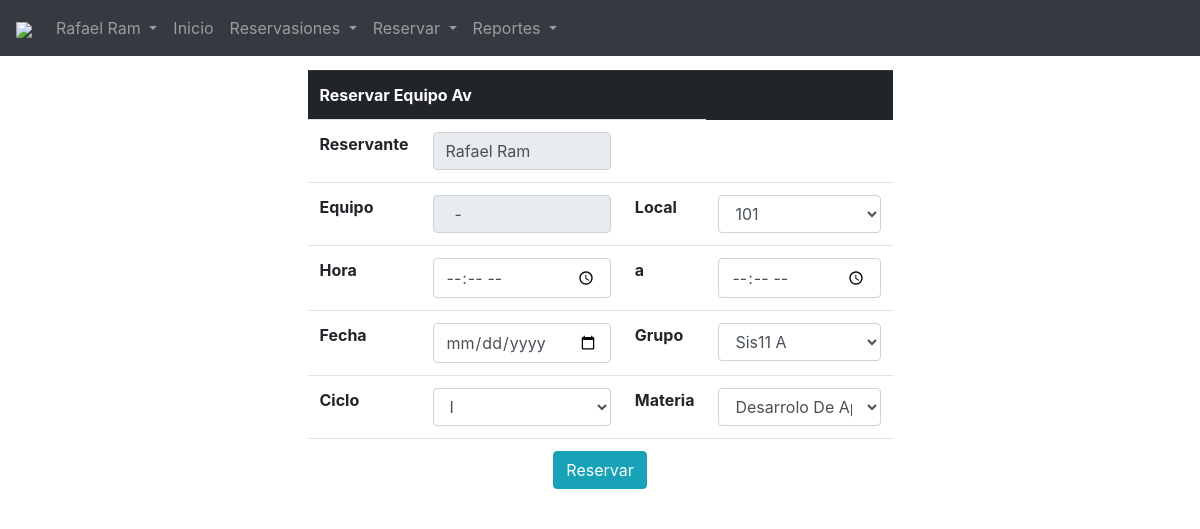
The page /pagUs/reserva.php (signed in) on the database its author committed.
### tables this page shows
CREATE TABLE `usuario` (
  `iduser` varchar(200) NOT NULL,
  `nombre` varchar(100) NOT NULL,
  `apellido` varchar(100) NOT NULL,
  `pass` varchar(100) NOT NULL,
  `dep` int(11) NOT NULL,
  `tipo` int(11) NOT NULL,
  PRIMARY KEY (`iduser`),
  KEY `FK_usuariodep` (`dep`),
  KEY `FK_usuariotip` (`tipo`),
  CONSTRAINT `FK_usuariodep` FOREIGN KEY (`dep`) REFERENCES `departamento` (`iddep`),
  CONSTRAINT `FK_usuariotip` FOREIGN KEY (`tipo`) REFERENCES `tipous` (`idtipo`)
);

### pagUs/reserva.php (the view, shortened to what this page needs)
 <?php
require_once('nav.php');
$id = $_SESSION['id_us'];
$ide=$_GET["idequipo"];
$sqlL = "select * from local";
$resultsL=$conn->query($sqlL);
$sql1="
SELECT
idequipo,
equipo,
marca,
modelo,
numerodeserie,
fechaingreso,
estado,
caracteristicas,
deptos
FROM
equipoav
INNER JOIN marca ON marca.idmarca = equipoav.marcaeq
INNER JOIN departamento ON departamento.iddep = equipoav.departamentos
where idequipo='$ide'";
$results1=$conn->query($sql1);
$fila1=$results1->fetch_assoc();
$sqlU="select * from usuario where iduser = '$id'";
$resultsU=$conn->query($sqlU);
$filaU=$resultsU->fetch_assoc();
 ?>
 <table class="table table-hover table-full">
<form method="post">
  <tr class="thead-dark">
  <th colspan=10>Reservar Equipo Av</th>
  </tr>
  <tr><th>Reservante</th><td colspan=><input type="text" class="form-control" readonly="readonly" value="<?php echo "$filaU[nombre] $filaU[apellido]"; ?>" /></td><td> </td></tr>
  <tr><th>Equipo</th><td><input type="text" class="form-control" readonly="readonly" value="<?php echo "$fila1[equipo] $fila1[marca] - $fila1[modelo]"; ?>" /></td><th>Local</th><td>
  <select name="local" class="form-control">
	<?php
	while($filaL=$resultsL->fetch_assoc()){
		echo "
			<option value='$filaL[idlocal]'>$filaL[local]</option>
	";
	}
	?>
	</select>
	</th></tr>
	<tr><th>Hora</th>
		<td><input class="form-control" type="time" name="horai" required /></td>
		<th>a</th>
		<td><input class="form-control" type="time" name="horaf" required /></td>
	</tr>
		<tr><th>Fecha</th>
		<td><input class="form-control" type="date" name="fecha" required /></td>
	<th>Grupo</th><td>
  <select name="grupo" class="form-control">
	<?php
	$sqlGr = "select * from grupo";
	 $resultsGr=$conn->query($sqlGr);
	while($filaGr=$resultsGr->fetch_assoc()){
		echo "
			<option value='$filaGr[idgrupo]'>$filaGr[grupo] $filaGr[seccion]</option>
	";
	}
	?>
	</select></td></tr>
	 <tr>
		<th>Ciclo</th>
		<td>
			<select name="ciclo" class="form-control">
			<option>I</option>
			</select>
		</td>
		<th>Materia</th>
		<td>
  <select name="materia" class="form-control">
	<?php
	$sqlM="select * from materia";
	$resultsM = $conn->query($sqlM);
	while($filaM=$resultsM->fetch_assoc()){
		echo "
			<option value='$filaM[idmat]'>$filaM[materia]</option>
	";
	}
	?>
	</select>
	</th></tr>
	<tr>
		<th colspan=10><center><input type="submit" name="reservar" class="btn btn-info" value="Reservar" /></th>
	</tr>
	</form>
</table>

### pagUs/nav.php (shortened to what this page needs)
<?php
if (!isset($_SESSION["id_us"])) {
}else{
$id = $_SESSION['id_us'];
}
 ?>
<!DOCTYPE HTML>
<html language="es">
<head>
<link rel="stylesheet" href="../css/bootstrap.min.css" type="text/css" />
<link rel="stylesheet" href="../css/bootstrap-grid.min.css" type="text/css" />
</head>
<nav class="navbar navbar-expand-md bg-dark navbar-dark fixed-top">
 <a class="navbar-brand" href="#"><img src="../img/logo-new-white.png" style="width: 180px;" /></a>
   <div class="collapse navbar-collapse" id="collapsibleNavbar">
 <ul class="navbar-nav">
           <li class="nav-item dropdown">
               <a class="nav-link dropdown-toggle" href="#" id="navbardrop" data-toggle="dropdown">
                 <?php
                 $sql="SELECT *
                       FROM usuario
                       where iduser = '$id'";
                 $results=$conn->query($sql);
                 $fila=$results->fetch_assoc();
                 echo "$fila[nombre] $fila[apellido]";
                  ?>
               </a>
             </li>
   <li class="nav-item">
     <a class="nav-link" href="indexu.php">Inicio</a>
   </li>
       <li class="nav-item dropdown">
           <a class="nav-link dropdown-toggle" href="#" id="navbardrop" data-toggle="dropdown">
			Reservasiones
           </a>
         </li>
         <li class="nav-item dropdown">
             <a class="nav-link dropdown-toggle" href="#" id="navbardrop" data-toggle="dropdown">
              Reservar
             </a>
           </li>
           <li class="nav-item dropdown">
               <a class="nav-link dropdown-toggle" href="#" id="navbardrop" data-toggle="dropdown">
                Reportes
               </a>
             </li>
   </ul>
 </div>
 </nav>
  <div class="container-fluid" style="margin-top:70px">

### rows shown on the page
usuario: nombre "Rafael", apellido "Ram", nombre+apellido "Rafael Ram"

### other values the page prints
form field local "101"
form field grupo "Sis11 A"
form field materia "Desarrolo De Aplicaciones Para La Web"
